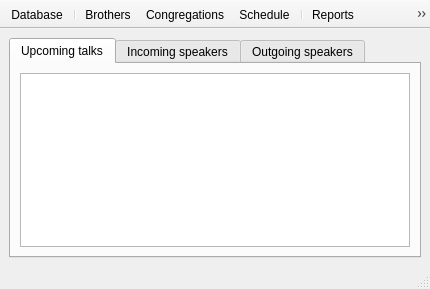
<?xml version="1.0" encoding="UTF-8"?>
<ui version="4.0">
 <class>MainWindow</class>
 <widget class="QMainWindow" name="MainWindow">
  <property name="geometry">
   <rect>
    <x>0</x>
    <y>0</y>
    <width>430</width>
    <height>289</height>
   </rect>
  </property>
  <property name="windowTitle">
   <string>pyTalkManager</string>
  </property>
  <widget class="QWidget" name="centralwidget">
   <layout class="QVBoxLayout" name="verticalLayout">
    <item>
     <widget class="QTabWidget" name="tabWidget">
      <property name="currentIndex">
       <number>0</number>
      </property>
      <widget class="QWidget" name="tab">
       <attribute name="title">
        <string>Upcoming talks</string>
       </attribute>
       <layout class="QGridLayout" name="gridLayout">
        <item row="0" column="0">
         <widget class="QTableWidget" name="table_upcoming_talks"/>
        </item>
       </layout>
      </widget>
      <widget class="QWidget" name="tab_2">
       <attribute name="title">
        <string>Incoming speakers</string>
       </attribute>
      </widget>
      <widget class="QWidget" name="tab_3">
       <attribute name="title">
        <string>Outgoing speakers</string>
       </attribute>
      </widget>
     </widget>
    </item>
   </layout>
  </widget>
  <widget class="QStatusBar" name="statusbar"/>
  <widget class="QToolBar" name="toolBar">
   <property name="sizeIncrement">
    <size>
     <width>0</width>
     <height>0</height>
    </size>
   </property>
   <property name="windowTitle">
    <string>toolBar</string>
   </property>
   <property name="layoutDirection">
    <enum>Qt::LeftToRight</enum>
   </property>
   <property name="autoFillBackground">
    <bool>false</bool>
   </property>
   <property name="movable">
    <bool>false</bool>
   </property>
   <property name="iconSize">
    <size>
     <width>43</width>
     <height>43</height>
    </size>
   </property>
   <property name="floatable">
    <bool>true</bool>
   </property>
   <attribute name="toolBarArea">
    <enum>TopToolBarArea</enum>
   </attribute>
   <attribute name="toolBarBreak">
    <bool>false</bool>
   </attribute>
   <addaction name="actionDatabase"/>
   <addaction name="separator"/>
   <addaction name="actionBrothers"/>
   <addaction name="actionCongregation"/>
   <addaction name="actionSchedule"/>
   <addaction name="separator"/>
   <addaction name="actionReports"/>
   <addaction name="actionSettings"/>
   <addaction name="separator"/>
   <addaction name="actionExit"/>
  </widget>
  <action name="actionDatabase">
   <property name="icon">
    <iconset resource="resource/icons.qrc">
     <normaloff>:/MainWindow/database.png</normaloff>:/MainWindow/database.png</iconset>
   </property>
   <property name="text">
    <string>Database</string>
   </property>
   <property name="toolTip">
    <string>Tools relating to the database.</string>
   </property>
  </action>
  <action name="actionBrothers">
   <property name="icon">
    <iconset resource="resource/icons.qrc">
     <normaloff>:/MainWindow/system-users.png</normaloff>:/MainWindow/system-users.png</iconset>
   </property>
   <property name="text">
    <string>Brothers</string>
   </property>
   <property name="toolTip">
    <string>List of brothers to use.</string>
   </property>
  </action>
  <action name="actionReports">
   <property name="icon">
    <iconset resource="resource/icons.qrc">
     <normaloff>:/MainWindow/x-office-presentation.png</normaloff>:/MainWindow/x-office-presentation.png</iconset>
   </property>
   <property name="text">
    <string>Reports</string>
   </property>
   <property name="toolTip">
    <string>Produce reports.</string>
   </property>
  </action>
  <action name="actionSettings">
   <property name="icon">
    <iconset resource="resource/icons.qrc">
     <normaloff>:/MainWindow/preferences-system.png</normaloff>:/MainWindow/preferences-system.png</iconset>
   </property>
   <property name="text">
    <string>Settings</string>
   </property>
   <property name="toolTip">
    <string>Settings for pyTalkManager.</string>
   </property>
  </action>
  <action name="actionCongregation">
   <property name="icon">
    <iconset resource="resource/icons.qrc">
     <normaloff>:/MainWindow/go-home.png</normaloff>:/MainWindow/go-home.png</iconset>
   </property>
   <property name="text">
    <string>Congregations</string>
   </property>
   <property name="toolTip">
    <string>List of congregations</string>
   </property>
  </action>
  <action name="actionExit">
   <property name="icon">
    <iconset resource="resource/icons.qrc">
     <normaloff>:/MainWindow/system-log-out.png</normaloff>:/MainWindow/system-log-out.png</iconset>
   </property>
   <property name="text">
    <string>Exit</string>
   </property>
  </action>
  <action name="actionSchedule">
   <property name="icon">
    <iconset resource="resource/icons.qrc">
     <normaloff>:/MainWindow/schedule.png</normaloff>:/MainWindow/schedule.png</iconset>
   </property>
   <property name="text">
    <string>Schedule</string>
   </property>
   <property name="toolTip">
    <string>Set schedule</string>
   </property>
  </action>
 </widget>
 <resources>
  <include location="resource/icons.qrc"/>
 </resources>
 <connections>
  <connection>
   <sender>actionExit</sender>
   <signal>activated()</signal>
   <receiver>MainWindow</receiver>
   <slot>close()</slot>
   <hints>
    <hint type="sourcelabel">
     <x>-1</x>
     <y>-1</y>
    </hint>
    <hint type="destinationlabel">
     <x>188</x>
     <y>144</y>
    </hint>
   </hints>
  </connection>
 </connections>
</ui>
